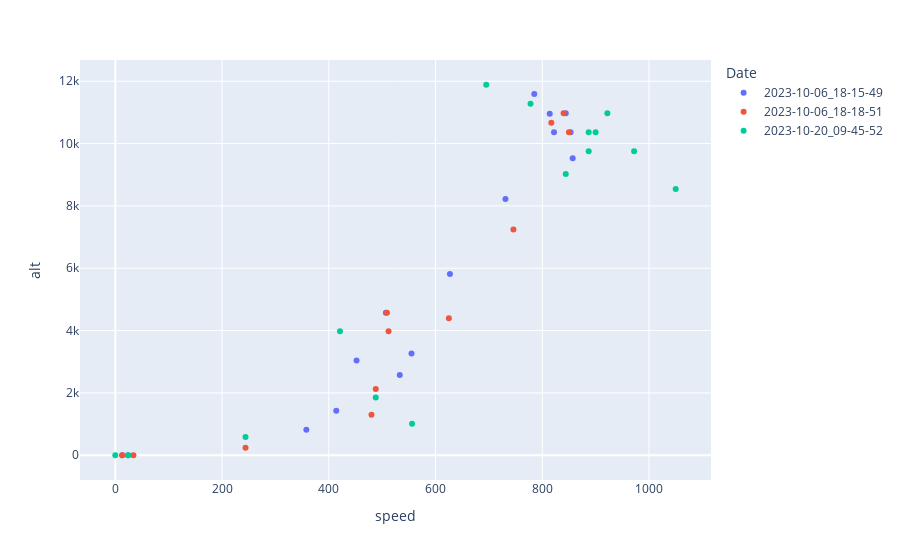

This figure's notebook cell:
### Code cell
'''
Exemple de graph très rapidement sortable avec plotly
On peut cliquer sur la légende à droite pour afficher/cacher des objets
'''
fig = px.scatter(
    data_frame=filtered_df,
    y='alt',
    x='speed',
    color='Date'
)
fig.show()

### Figure 1 — Plotly figure (JSON) as saved in the notebook; plotly's stock layout.template omitted (floating-point values rounded to 4 significant figures)
{"data": [{"hovertemplate": "Date=2023-10-06_18-15-49<br>speed=%{x}<br>alt=%{y}<extra></extra>", "legendgroup": "2023-10-06_18-15-49", "marker": {"color": "#636efa", "symbol": "circle"}, "mode": "markers", "name": "2023-10-06_18-15-49", "orientation": "v", "showlegend": true, "type": "scatter", "x": [731, 814, 822, 414, 13, 507, 857, 853, 358, 627, 452, 785, 533, 555, 844, 24], "xaxis": "x", "y": [8221, 10957, 10363, 1424, 0, 4572, 9525, 10363, 822, 5814, 3040, 11590, 2575, 3268, 10972, 0], "yaxis": "y"}, {"hovertemplate": "Date=2023-10-06_18-18-51<br>speed=%{x}<br>alt=%{y}<extra></extra>", "legendgroup": "2023-10-06_18-18-51", "marker": {"color": "#EF553B", "symbol": "circle"}, "mode": "markers", "name": "2023-10-06_18-18-51", "orientation": "v", "showlegend": true, "type": "scatter", "x": [512, 13, 34, 509, 850, 244, 746, 625, 480, 817, 488, 840], "xaxis": "x", "y": [3977, 0, 0, 4572, 10363, 243, 7246, 4396, 1303, 10668, 2125, 10972], "yaxis": "y"}, {"hovertemplate": "Date=2023-10-20_09-45-52<br>speed=%{x}<br>alt=%{y}<extra></extra>", "legendgroup": "2023-10-20_09-45-52", "marker": {"color": "#00cc96", "symbol": "circle"}, "mode": "markers", "name": "2023-10-20_09-45-52", "orientation": "v", "showlegend": true, "type": "scatter", "x": [922, 778, 244, 556, 887, 844, 488, 1050, 695, 421, 900, 887, 972, 24, 0], "xaxis": "x", "y": [10972, 11277, 586, 1013, 10363, 9022, 1851, 8542, 11887, 3977, 10363, 9753, 9753, 0, 0], "yaxis": "y"}], "layout": {"legend": {"title": {"text": "Date"}, "tracegroupgap": 0}, "margin": {"t": 60}, "xaxis": {"anchor": "y", "domain": [0, 1], "title": {"text": "speed"}}, "yaxis": {"anchor": "x", "domain": [0, 1], "title": {"text": "alt"}}}}
